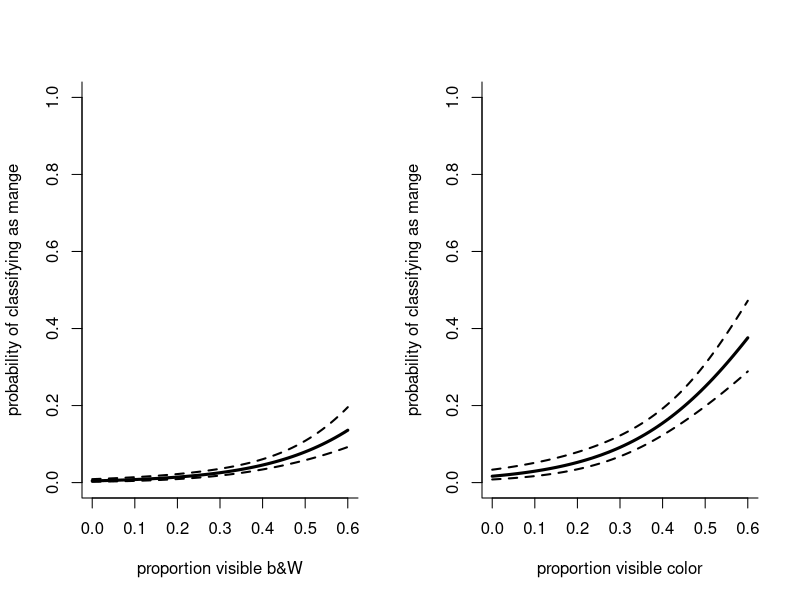
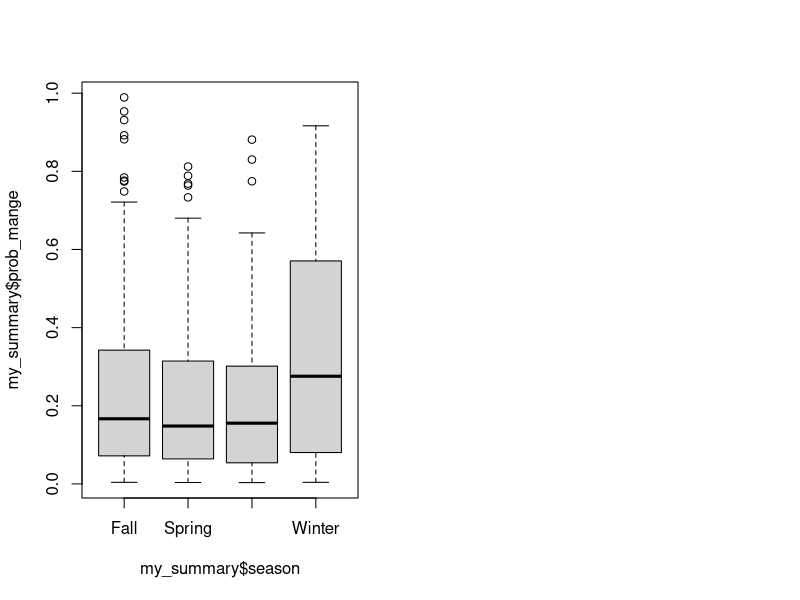

These charts were generated, in order, by the following R code:

library(dplyr)

# Coyote mange detection in camera trap photos

data <- read.csv("coydata.csv")

# little bit of cleaning
data$Season <- trimws(data$Season)
data$Site <- trimws(data$Site)


# just grabbing the stuff I need to model, keeping the OG data in the 
#  same format just in case I need to query anything.

#  I also logged the blur data because the spread in it sucks.
#   On top of this I discretized it, the average is about
#   560 so I just went down to 500. So these are like
#   mostly clear images?
to_mod <- data.frame(mange = data$Mange_signs_present,
                     color = data$In_color,
                     blur = scale(log(data$blur)),
                     blur500 = as.numeric(log(data$blur) > 6.11),
                     propvis = scale(data$propbodyvis))
                     

mod1 <- glm(mange ~ blur + color + propvis,
            family = binomial, data = to_mod)

mod2 <- glm(mange ~ blur500 + color + propvis,
                    family = binomial, data = to_mod)

AIC(mod1, mod2)
# discretized blur is a better model

# interpretation. Color photos are the best thing to get
#  second best is getting most of the coyote in an image
#  third is for a photo that has at least >500 clarity.


true_vals <- seq(0, 0.6, 0.01)

scale_vals <- (true_vals - mean(data$propbodyvis)) / sd(data$propbodyvis)

to_pred <- data.frame(color = rep(c(0,1), each = length(scale_vals)),
                      blur500 = 1,
                      propvis = rep(scale_vals,times = 2))

my_preds <- predict.glm(mod2,newdata = to_pred, type = 'link', se.fit = TRUE )


my_probs <- data.frame(mu = plogis(my_preds$fit),
                    lower = plogis(qnorm(0.025,my_preds$fit, my_preds$se.fit )),
                    upper= plogis(qnorm(0.975,my_preds$fit, my_preds$se.fit )),
                    color = to_pred$color,
                    propvis = rep(true_vals, times = 2))

# assuming we have a clear photo

windows(8,4)
par(mfrow = c(1,2))
# without color plot
tmp <- my_probs[my_probs$color == 0,]

plot(tmp$mu ~ tmp$propvis, type = 'l', ylim = c(0, 1), lwd = 3, bty ='l',
     xlab = "proportion visible b&W",
     ylab = "probability of classifying as mange")
lines(tmp$lower ~ tmp$propvis, lwd = 2, lty = 2)
lines(tmp$upper ~ tmp$propvis, lwd = 2, lty = 2)
rm(tmp)

# with color plot
tmp <- my_probs[my_probs$color == 1,]

plot(tmp$mu ~ tmp$propvis, type = 'l', ylim = c(0, 1), lwd = 3, bty ='l',
     xlab = "proportion visible color",
     ylab = "probability of classifying as mange")
lines(tmp$lower ~ tmp$propvis, lwd = 2, lty = 2)
lines(tmp$upper ~ tmp$propvis, lwd = 2, lty = 2)
rm(tmp)


# predictions based on the photos at a site (note that when we do this
#  in a Bayesian analysis we will propagate that uncertainty, we are
#  currently working with point estimates).

# we can work directly with the to_mod object to do this, which 
#  means we do not need to supply newdata to the predict function

mod_preds <- predict.glm(mod2, type = "response")

# link this to the site info
mod_preds <- data.frame(prob = mod_preds,
                        site = data$Site,
                        season = data$Season,
                        year = data$Year)

# prob detecting mange at least once is
# 1 - product of prob not detecting mange for all images at a site

my_summary <- mod_preds %>% group_by(site, season, year) %>% 
  summarise(prob_mange = 1 - prod(1 - prob))

# maybe a little interesting!
boxplot(my_summary$prob_mange ~ my_summary$season)


